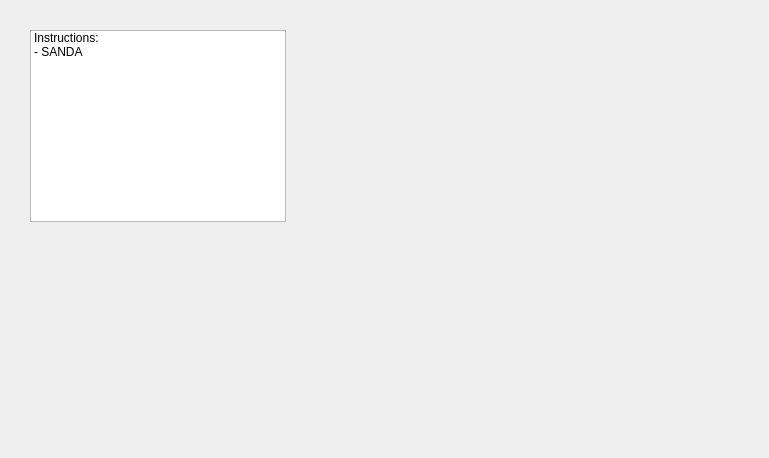
<?xml version="1.0" encoding="UTF-8"?>
<ui version="4.0">
 <class>InstrucDia</class>
 <widget class="QDialog" name="InstrucDia">
  <property name="geometry">
   <rect>
    <x>0</x>
    <y>0</y>
    <width>769</width>
    <height>458</height>
   </rect>
  </property>
  <property name="windowTitle">
   <string>Dialog</string>
  </property>
  <widget class="QListWidget" name="listWidget">
   <property name="geometry">
    <rect>
     <x>30</x>
     <y>30</y>
     <width>256</width>
     <height>192</height>
    </rect>
   </property>
   <item>
    <property name="text">
     <string>Instructions:</string>
    </property>
   </item>
   <item>
    <property name="text">
     <string>- SANDA</string>
    </property>
   </item>
   <item>
    <property name="text">
     <string/>
    </property>
   </item>
  </widget>
 </widget>
 <resources/>
 <connections/>
</ui>
